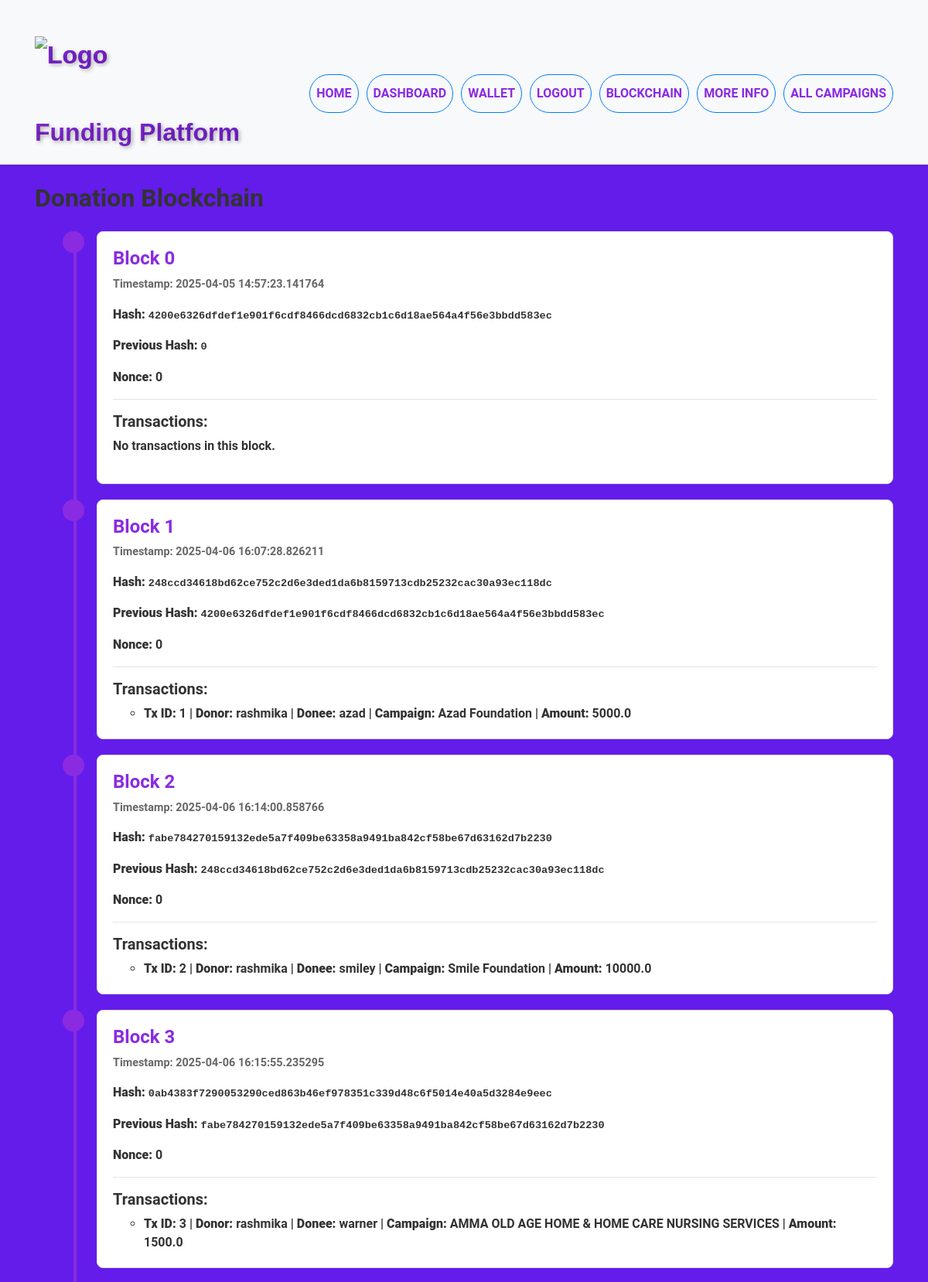
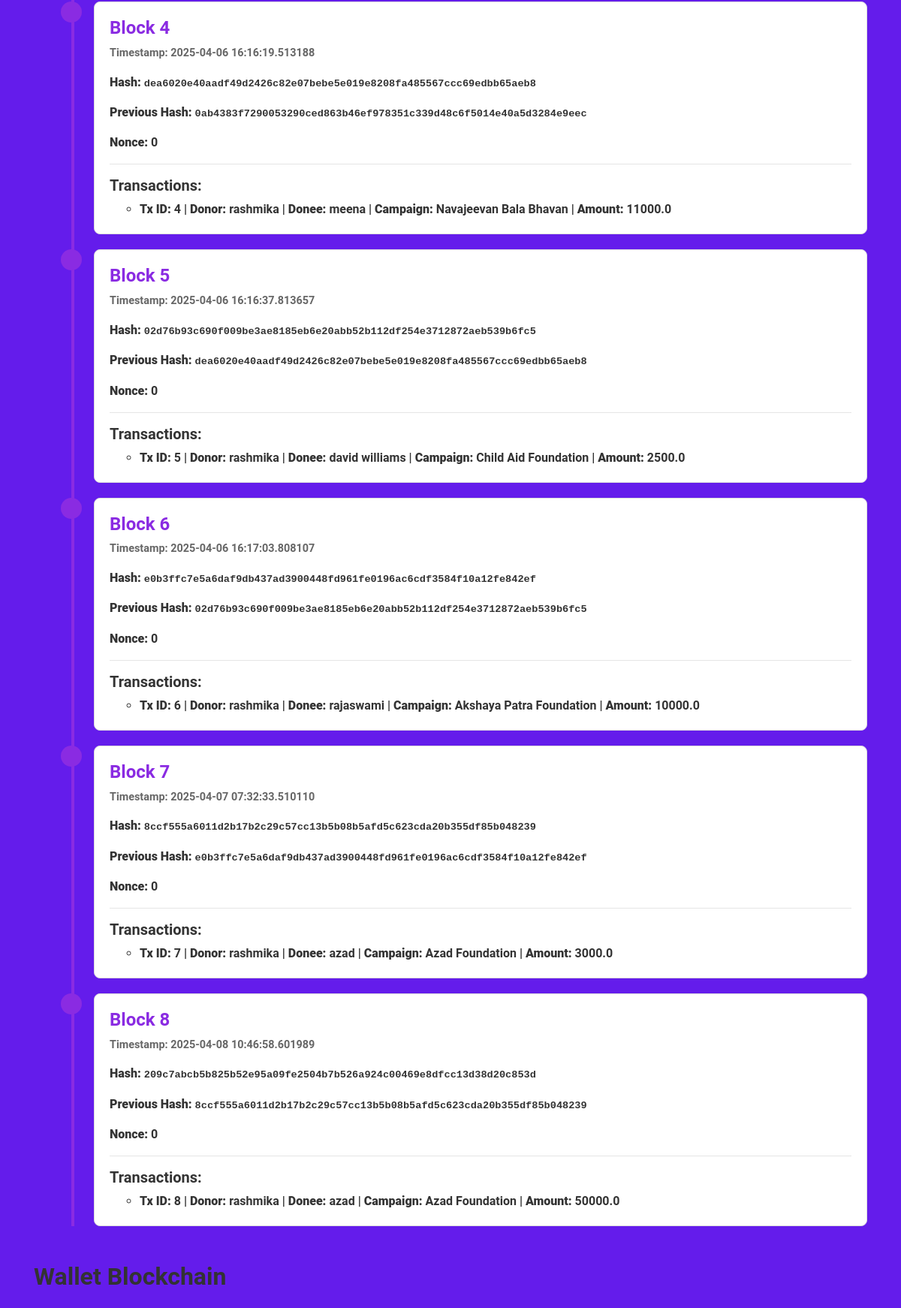
Screenshot of /blockchain (signed in, upper part) with the database file from the repository (2 pictures, top to bottom).
### models.py (models this page shows, shortened)
class DonationBlock(db.Model):
    id = db.Column(db.Integer, primary_key=True)
    index = db.Column(db.Integer, nullable=False)
    timestamp = db.Column(db.DateTime, default=datetime.utcnow)
    transactions = db.Column(db.Text)  # JSON string of donation transactions
    previous_hash = db.Column(db.String(256), nullable=False)
    hash = db.Column(db.String(256), nullable=False)
    nonce = db.Column(db.Integer, default=0)

class User(db.Model, UserMixin):
    id = db.Column(db.Integer, primary_key=True)
    username = db.Column(db.String(150), unique=True, nullable=False)
    email = db.Column(db.String(150), unique=True, nullable=False)
    password = db.Column(db.String(256), nullable=False)
    role = db.Column(db.String(50), nullable=False)  # 'donor' or 'donee'
    wallet_balance = db.Column(db.Float, default=0.0)  # New wallet balance field
    created_at = db.Column(db.DateTime, default=datetime.utcnow)

### app.py (the view)
@app.route('/blockchain')
def blockchain():
    donation_blocks = DonationBlock.query.order_by(DonationBlock.index.asc()).all()
    wallet_blocks = WalletBlock.query.order_by(WalletBlock.index.asc()).all()
    for block in donation_blocks:
        try:
            block.tx_list = json.loads(block.transactions)
        except Exception:
            block.tx_list = []
    for block in wallet_blocks:
        try:
            block.tx_list = json.loads(block.transactions)
        except Exception:
            block.tx_list = []
    return render_template('blockchain.html', donation_blocks=donation_blocks, wallet_blocks=wallet_blocks)

### app.py (called while the page is built)
@login_manager.user_loader
def load_user(user_id):
    return User.query.get(int(user_id))

### templates/blockchain.html (shortened to what this page needs)
{% extends "base.html" %}
{% block content %}
<h2 class="mb-4">Donation Blockchain</h2>
<ul class="timeline">
  {% for block in donation_blocks %}
    <li class="timeline-item">
      <div class="block-card">
        <h4>Block {{ block.index }}</h4>
        <p class="timestamp">Timestamp: {{ block.timestamp }}</p>
        <p><strong>Hash:</strong> <span class="hash">{{ block.hash }}</span></p>
        <p><strong>Previous Hash:</strong> <span class="prev-hash">{{ block.previous_hash }}</span></p>
        <p><strong>Nonce:</strong> {{ block.nonce }}</p>
        <hr>
        <h5>Transactions:</h5>
        {% if block.tx_list and block.tx_list|length > 0 %}
          <ul>
            {% for tx in block.tx_list %}
              <li>
                <strong>Tx ID:</strong> {{ tx.transaction_id }} |
                <strong>Donor:</strong> {{ tx.donor }} |
                <strong>Donee:</strong> {{ tx.donee }} |
                <strong>Campaign:</strong> {{ tx.campaign }} |
                <strong>Amount:</strong> {{ tx.amount }}
              </li>
            {% endfor %}
          </ul>
        {% else %}
          <p>No transactions in this block.</p>
        {% endif %}
      </div>
    </li>
  {% endfor %}
</ul>
<h2 class="mt-5 mb-4">Wallet Blockchain</h2>
{% endblock %}

### static/css/styles.css (style rules this page uses)
body { background: linear-gradient(45deg, #a18cd1, #fbc2eb, #f6d365, #fda085,#641ceb,#641ceb,#641ceb); animation: gradientBG 8s ease infinite; background-size: 400% 400%; color: #333; font-family: 'Roboto', sans-serif; margin: 0; padding: 0; }
body, h1, h2, h3, h4, h5, h6, button { font-family: 'Roboto', sans-serif; font-weight: 700 !important; }
.block-card { background-color: #fff; border: 1px solid #ddd; border-radius: 8px; margin-bottom: 20px; padding: 20px; }
.block-card h4 { color: #8A2BE2; margin-top: 0; }
.block-card .timestamp { font-size: 0.9em; color: #666; }
.block-card .hash, .block-card .prev-hash { font-family: monospace; font-size: 0.85em; color: #333; word-break: break-all; }
.timeline { position: relative; margin: 20px 0; padding: 0; list-style: none; }
.timeline:before { content: ''; position: absolute; top: 0; bottom: 0; left: 50px; width: 4px; background: #8A2BE2; }
.timeline-item { position: relative; margin: 20px 0; padding-left: 80px; transition: transform 0.3s ease; }
.timeline-item:before { content: ''; position: absolute; left: 36px; background: #8A2BE2; border-radius: 50%; height: 28px; width: 28px; top: 0; }

### templates/base.html (style rules this page uses)
body { display: flex; flex-direction: column; min-height: 100vh; }

### rows the page displays
DonationBlock: index "0", timestamp "2025-04-05 14:57:23.141764", hash "4200e6326dfdef1e901f6cdf8466dcd6832cb1c6d18ae564a4f56e3bbdd583ec", previous_hash "0", nonce "0", shows "No transactions in this block."
DonationBlock: index "1", timestamp "2025-04-06 16:07:28.826211", hash "248ccd34618bd62ce752c2d6e3ded1da6b8159713cdb25232cac30a93ec118dc", previous_hash "4200e6326dfdef1e901f6cdf8466dcd6832cb1c6d18ae564a4f56e3bbdd583ec", nonce "0"
User: transaction_id "1", donor "rashmika", donee "azad", campaign "Azad Foundation", amount "5000.0", transaction_id "2", donee "smiley", campaign "Smile Foundation", amount "10000.0", transaction_id "3", donee "warner", campaign "AMMA OLD AGE HOME & HOME CARE NURSING SERVICES", amount "1500.0", transaction_id "4", donee "meena", campaign "Navajeevan Bala Bhavan", amount "11000.0", transaction_id "5", donee "david williams", campaign "Child Aid Foundation", amount "2500.0", transaction_id "6", donee "rajaswami", campaign "Akshaya Patra Foundation", transaction_id "7", amount "3000.0", transaction_id "8", amount "50000.0"
DonationBlock: index "2", timestamp "2025-04-06 16:14:00.858766", hash "fabe784270159132ede5a7f409be63358a9491ba842cf58be67d63162d7b2230", previous_hash "248ccd34618bd62ce752c2d6e3ded1da6b8159713cdb25232cac30a93ec118dc", nonce "0"
DonationBlock: index "3", timestamp "2025-04-06 16:15:55.235295", hash "0ab4383f7290053290ced863b46ef978351c339d48c6f5014e40a5d3284e9eec", previous_hash "fabe784270159132ede5a7f409be63358a9491ba842cf58be67d63162d7b2230", nonce "0"
DonationBlock: index "4", timestamp "2025-04-06 16:16:19.513188", hash "dea6020e40aadf49d2426c82e07bebe5e019e8208fa485567ccc69edbb65aeb8", previous_hash "0ab4383f7290053290ced863b46ef978351c339d48c6f5014e40a5d3284e9eec", nonce "0"
DonationBlock: index "5", timestamp "2025-04-06 16:16:37.813657", hash "02d76b93c690f009be3ae8185eb6e20abb52b112df254e3712872aeb539b6fc5", previous_hash "dea6020e40aadf49d2426c82e07bebe5e019e8208fa485567ccc69edbb65aeb8", nonce "0"
DonationBlock: index "6", timestamp "2025-04-06 16:17:03.808107", hash "e0b3ffc7e5a6daf9db437ad3900448fd961fe0196ac6cdf3584f10a12fe842ef", previous_hash "02d76b93c690f009be3ae8185eb6e20abb52b112df254e3712872aeb539b6fc5", nonce "0"
DonationBlock: index "7", timestamp "2025-04-07 07:32:33.510110", hash "8ccf555a6011d2b17b2c29c57cc13b5b08b5afd5c623cda20b355df85b048239", previous_hash "e0b3ffc7e5a6daf9db437ad3900448fd961fe0196ac6cdf3584f10a12fe842ef", nonce "0"
DonationBlock: index "8", timestamp "2025-04-08 10:46:58.601989", hash "209c7abcb5b825b52e95a09fe2504b7b526a924c00469e8dfcc13d38d20c853d", previous_hash "8ccf555a6011d2b17b2c29c57cc13b5b08b5afd5c623cda20b355df85b048239", nonce "0"
